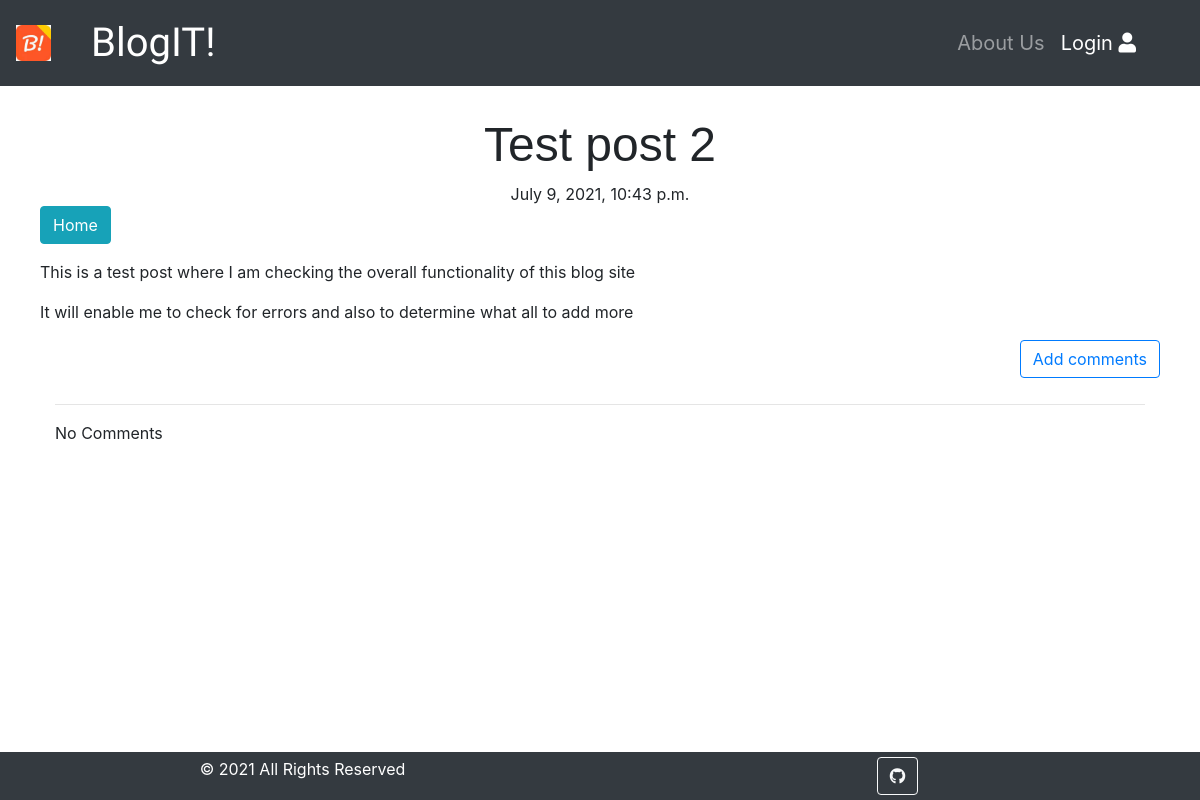
/post/10, run on an earlier commit of the app's database.
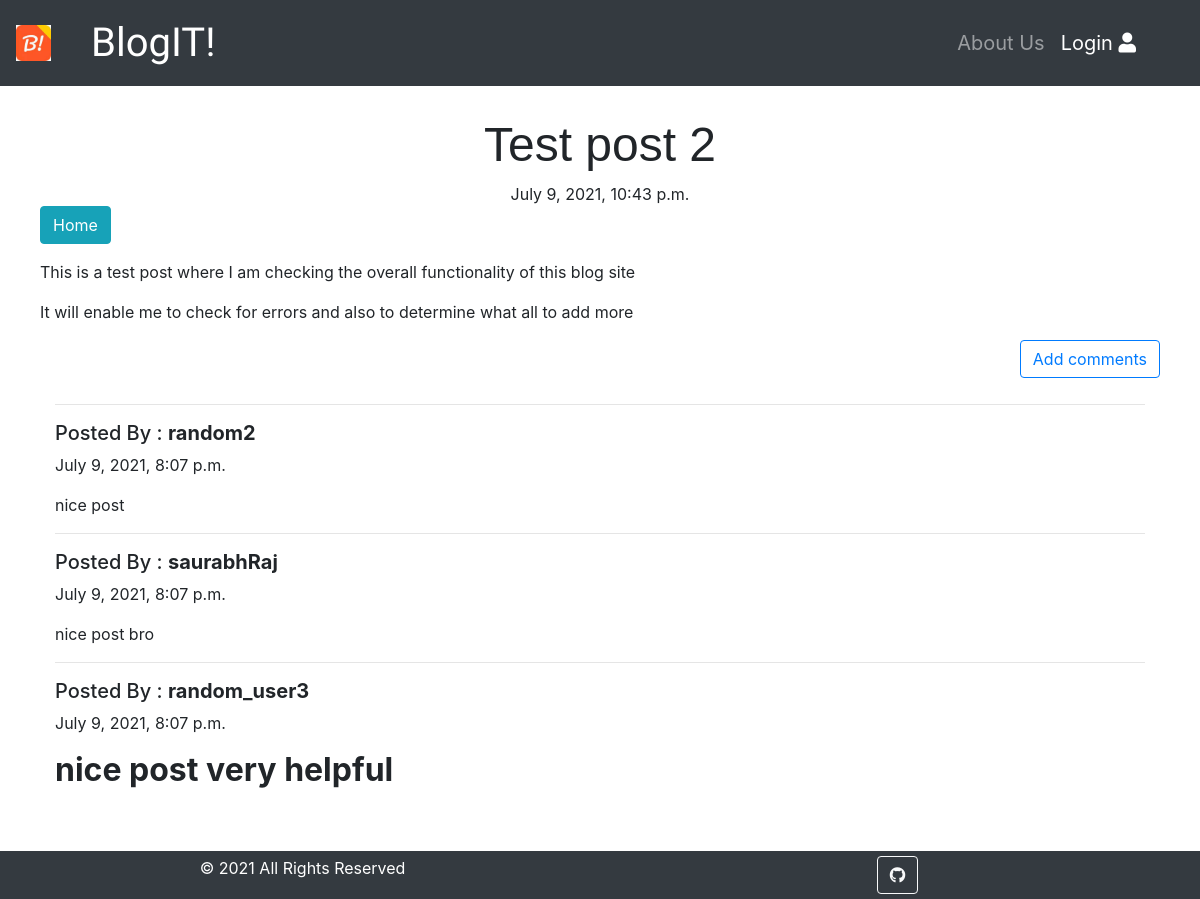
And on a later commit of the database.
### blog/models.py (models this page shows, shortened)
class Post(models.Model):
    author = models.ForeignKey('auth.User', on_delete=models.CASCADE)
    title = models.CharField(max_length=200)
    text = models.TextField()
    created_date = models.DateTimeField(default=timezone.now)
    published_date = models.DateTimeField(blank=True,null=True)

class Comment(models.Model):
    post = models.ForeignKey('blog.Post', related_name='comments', on_delete=models.CASCADE)
    author = models.CharField(max_length=200)
    text = models.TextField()
    created_date = models.DateTimeField(default=timezone.now())
    approved_comment = models.BooleanField(default=False)

### blog/views.py (the view)
# urls.py: url(r'^post/(?P<pk>\d+)$',views.PostDetailView.as_view(),name='post_detail'),
class PostDetailView(DetailView):
    model = Post

### blog/templates/blog/post_detail.html (shortened to what this page needs)
{% extends 'blog/base.html' %}
{% block content %}
    <h1 class="posttitle loader" style="margin-top: 20px;">{{post.title}}</h1>
    {% if post.published_date %}
        <div class="date postdate">
            {{ post.published_date }}
        </div>
    {% else %}
        <a class="btn btn-dark" href="{% url 'post_publish' pk=post.pk %}">Publish</a>
    {% endif %}
    <a class="btn btn-info" href="{% url 'post_list' %}">Home</a>
    <p class='postcontent'>{{post.text|safe|linebreaksbr}}
        <a class="btn btn-outline-primary float-right" href="{% url 'add_comment_to_post' pk=post.pk %}">Add comments</a>
    </p>
    <br>
<br>
    <div class="container" style="margin-bottom: 50px;">
        {% for comment in post.comments.all %}
            <hr>
            {% if user.is_authenticated or comment.approved_comment %}
                <p><h5>Posted By : <b>{{comment.author}}</b></h5>{{comment.created_date}}</p>
                {{comment.text|safe|linebreaks}}
            {% endif %}
            {% empty %}
                <hr><p>No Comments</p>
        {% endfor %}
    </div>
{% endblock content %}

### blog/templates/blog/base.html (shortened to what this page needs)
<!DOCTYPE html>
{% load static %}
<html>
    <head>
        <link rel="stylesheet" href="{% static 'css/blog.css' %}">
        <link rel="stylesheet" href="https://maxcdn.bootstrapcdn.com/bootstrap/4.5.2/css/bootstrap.min.css">
        <link rel="stylesheet" href="//cdn.jsdelivr.net/npm/medium-editor@latest/dist/css/medium-editor.min.css" type="text/css" media="screen" charset="utf-8">
        <link rel="stylesheet" href="https://use.fontawesome.com/releases/v5.7.0/css/all.css">
    </head>
    <body>
        <nav class="navbar navbar-expand-md bg-dark navbar-dark">
            <img alt="logo" style="width: 3%; height: auto;" class="img-responsive" /></a>
            <a class="navbar-brand bigbrand" href="{% url 'post_list' %}" style="font-size:40px; margin-left: 40px;">BlogIT!</a>
            <div class="collapse navbar-collapse navbar-right" id="collapsibleNavbar">
                <ul class="navbar-nav ml-auto" style="margin-right: 40px; font-size: 20px;">
                    {% if user.is_authenticated %}
                        <li class="nav-item"><a class="nav-link" href="{% url 'post_new' %}">New Post</a></li>
                        <li class="nav-item"><a class="nav-link" href="{% url 'post_draft_list' %}">Drafts</a></li>
                        <li class="nav-item"><a class="nav-link" href="{% url 'about' %}">About Us</a></li>
                        <li class="nav-item dropdown">
                            <a class="nav-link active dropdown-toggle" href="#" id="navbardrop" data-toggle="dropdown">
                                {{user.username}}
                            </a>
                            <div class="dropdown-menu">
                              <a class="dropdown-item" href="{% url 'logout' %}">Logout</a>
                            </div>
                          </li>
                    {% else %}
                        <li class="nav-item"><a class="nav-link" href="{% url 'about' %}">About Us</a></li>
                        <li class="nav-item"><a class="nav-link active" href="{% url 'login'%}">Login <i class="fa fa-user"></i></a></li>
                    {% endif %}
                </ul>
            </div>
        </nav>
        <div class="container" style="padding:10px; padding-bottom:60px;">
            <div class="blog_posts">
                    {% block content %}
                    {% endblock content %}
            </div>
        </div>
        <div class="container-fluid">
            <div class="row bg-dark text-center text-white" style="position: fixed; bottom: 0; width: 100%; padding: 5px;">
                <div class="col">© 2021 All Rights Reserved</div>
                <div class="col"><a class="btn btn-outline-light btn-floating" href="https://github.com/Sarthak196/Blog_Page" target="_blank" role="button"><i class="fab fa-github"></i></a></div>
            </div>
        </div>
    </body>
</html>

### blog/static/css/blog.css (style rules this page uses)
.bigbrand { font-family: 'Courgette', cursive; font-size: 1.5em; color: white; }
.postdate { text-align: center; }
.posttitle { font-family:'Russo One',sans-serif; font-size: 3em; text-align: center; }
.postcontent { font-family: 'Motserrat',sans-serif; font-size: 1.5em; }

What changed in the data, as far as the page shows it:
added Comment: author "random2", created_date "July 9, 2021, 8:07 p.m.", text "nice post"
added Comment: author "saurabhRaj", created_date "July 9, 2021, 8:07 p.m.", text "nice post bro"
added Comment: author "random_user3", created_date "July 9, 2021, 8:07 p.m.", text "nice post very helpful"
Also different on the page:
text no longer shown: "No Comments"
